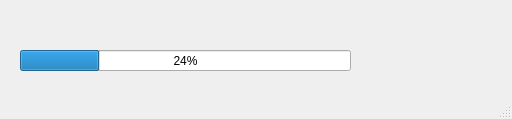
<?xml version="1.0" encoding="UTF-8"?>
<ui version="4.0">
 <class>MainWindow</class>
 <widget class="QMainWindow" name="MainWindow">
  <property name="geometry">
   <rect>
    <x>0</x>
    <y>0</y>
    <width>512</width>
    <height>119</height>
   </rect>
  </property>
  <property name="windowTitle">
   <string>MainWindow</string>
  </property>
  <widget class="QWidget" name="centralwidget">
   <widget class="QLabel" name="label">
    <property name="geometry">
     <rect>
      <x>20</x>
      <y>10</y>
      <width>471</width>
      <height>31</height>
     </rect>
    </property>
    <property name="text">
     <string/>
    </property>
   </widget>
   <widget class="QProgressBar" name="progressBar">
    <property name="geometry">
     <rect>
      <x>20</x>
      <y>50</y>
      <width>331</width>
      <height>21</height>
     </rect>
    </property>
    <property name="value">
     <number>24</number>
    </property>
   </widget>
   <widget class="QLabel" name="label_2">
    <property name="geometry">
     <rect>
      <x>390</x>
      <y>50</y>
      <width>71</width>
      <height>21</height>
     </rect>
    </property>
    <property name="text">
     <string/>
    </property>
   </widget>
  </widget>
  <widget class="QMenuBar" name="menubar">
   <property name="geometry">
    <rect>
     <x>0</x>
     <y>0</y>
     <width>512</width>
     <height>22</height>
    </rect>
   </property>
  </widget>
  <widget class="QStatusBar" name="statusbar"/>
 </widget>
 <resources/>
 <connections/>
</ui>
